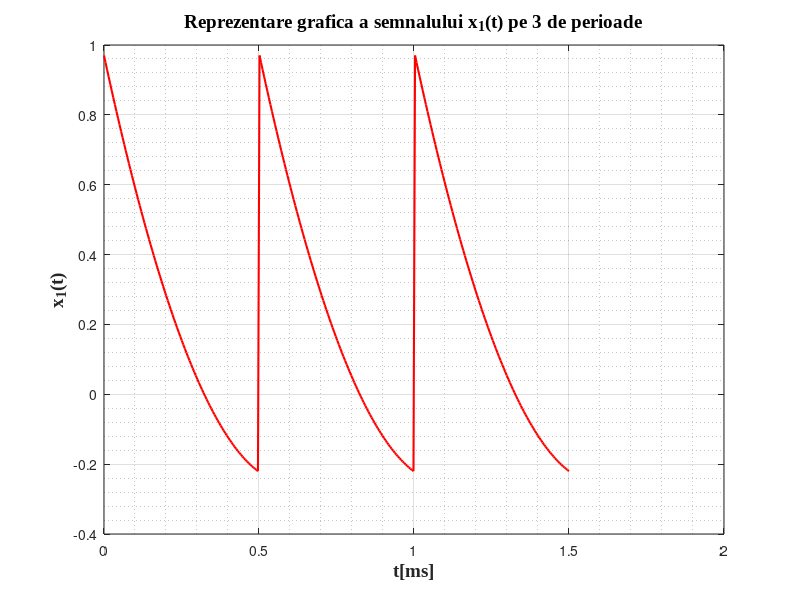

The MATLAB script that drew this image:
%x1(t) 
T_1 = 0.5;
t = linspace(0,1,100);
x = 0.86*t.^2-2.05*t+0.97;
v = ones(1,3);
x1 = x(:);
x1 = x1*v;
x1 = x1(:);
T1 = linspace(0,3*T_1,300);
figure(1);
plot(T1,x1,'r','LineWidth',1.5);
grid on;
grid minor;
xlabel('t[ms]', 'fontweight', 'bold', 'fontsize', 14, 'FontName', 'Times New Roman');
ylabel('x_{1}(t)','fontweight','bold','fontsize', 14, 'FontName', 'Times New Roman');
title('Reprezentare grafica a semnalului x_{1}(t) pe 3 de perioade','fontweight','bold','fontsize',14, 'FontName', 'Times New Roman');
